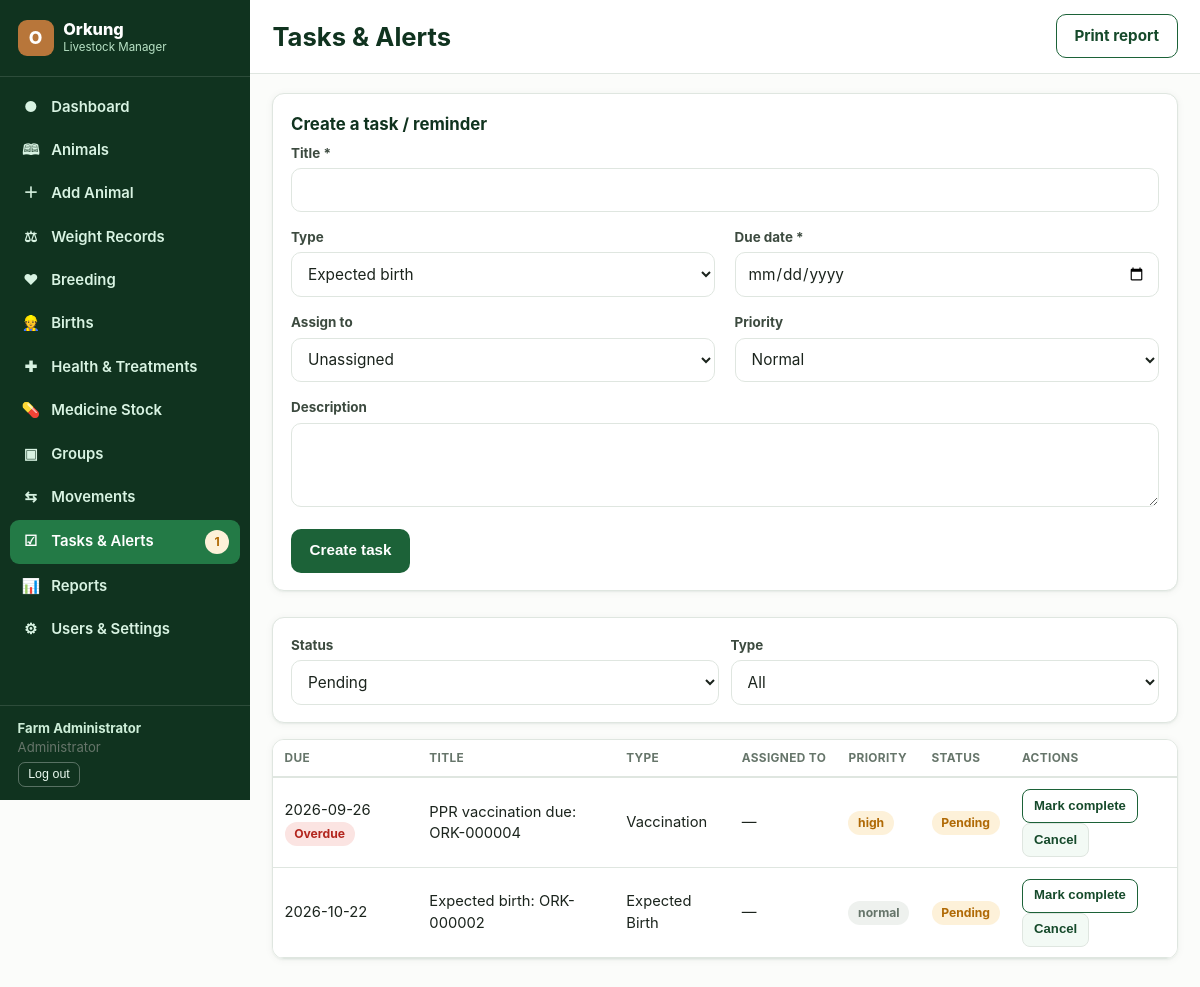
Page /tasks (signed in) on the committed database.
### tables this page shows
CREATE TABLE users (
    id INTEGER PRIMARY KEY AUTOINCREMENT,
    username TEXT NOT NULL UNIQUE,
    password_hash TEXT NOT NULL,
    full_name TEXT NOT NULL,
    email TEXT,
    role TEXT NOT NULL CHECK(role IN ('admin','manager','worker','viewer','vet')),
    active INTEGER NOT NULL DEFAULT 1,
    created_at TEXT NOT NULL DEFAULT (datetime('now')),
    last_login TEXT
);

CREATE TABLE tasks (
    id INTEGER PRIMARY KEY AUTOINCREMENT,
    task_type TEXT NOT NULL,
    title TEXT NOT NULL,
    description TEXT,
    related_entity_type TEXT,
    related_entity_id INTEGER,
    related_group_id INTEGER REFERENCES groups_(id),
    due_date TEXT NOT NULL,
    assigned_to INTEGER REFERENCES users(id),
    priority TEXT NOT NULL DEFAULT 'normal' CHECK(priority IN ('normal','high','urgent')),
    status TEXT NOT NULL DEFAULT 'pending' CHECK(status IN ('pending','completed','cancelled')),
    completed_at TEXT,
    completed_by INTEGER REFERENCES users(id),
    created_by INTEGER REFERENCES users(id),
    created_at TEXT NOT NULL DEFAULT (datetime('now'))
);

### blueprints/tasks.py (the view)
@bp.route("")
@auth.login_required
def index():
    status = request.args.get("status", "pending")
    ttype = request.args.get("type")
    assigned_to = request.args.get("assigned_to", type=int)
    where = ["1=1"]; args = []
    if status != "all":
        where.append("t.status=?"); args.append(status)
    if ttype:
        where.append("t.task_type=?"); args.append(ttype)
    if assigned_to:
        where.append("t.assigned_to=?"); args.append(assigned_to)
    rows = db.query(
        f"SELECT t.*, u.full_name AS assignee, c.full_name AS completer FROM tasks t "
        f"LEFT JOIN users u ON u.id=t.assigned_to LEFT JOIN users c ON c.id=t.completed_by "
        f"WHERE {' AND '.join(where)} ORDER BY (t.status='pending') DESC, t.due_date", tuple(args))
    return render_template("tasks_index.html", rows=rows, status=status, ttype=ttype, assigned_to=assigned_to,
                           task_types=TASK_TYPES, users=helpers.user_options(), today=db.today_str())

### auth.py (called while the page is built)
def load_logged_in_user():
    uid = session.get("user_id")
    if uid is None:
        g.user = None
    else:
        g.user = db.query("SELECT * FROM users WHERE id=? AND active=1", (uid,), one=True)
        if g.user is None:
            session.clear()

def login_required(view):
    @wraps(view)
    def wrapped(*args, **kwargs):
        if g.user is None:
            if request.path.startswith("/api/"):
                abort(401)
            return redirect(url_for("auth.login", next=request.path))
        return view(*args, **kwargs)
    return wrapped

def visible_sections(role):
    return NAV_SECTIONS.get(role, set())

### db.py (called while the page is built)
def get_db():
    if "db" not in g:
        g.db = sqlite3.connect(
            current_app.config["DATABASE"],
            detect_types=sqlite3.PARSE_DECLTYPES,
        )
        g.db.row_factory = sqlite3.Row
        g.db.execute("PRAGMA foreign_keys = ON")
    return g.db

def query(sql, args=(), one=False):
    cur = get_db().execute(sql, args)
    rows = cur.fetchall()
    cur.close()
    if one:
        return rows[0] if rows else None
    return rows

def today_str():
    return date.today().isoformat()

### helpers.py (called while the page is built)
def user_options():
    return db.query("SELECT * FROM users WHERE active=1 ORDER BY full_name")

### templates/tasks_index.html (shortened to what this page needs)
{% extends "base.html" %}
{% block heading %}Tasks &amp; Alerts{% endblock %}
{% block topbar_actions %}<a class="btn secondary" href="{{ url_for('reports.tasks_report') }}">Print report</a>{% endblock %}
{% block content %}
{% if current_user.role in ('admin','manager') %}
<div class="card section">
  <h3>Create a task / reminder</h3>
  <form method="post" action="{{ url_for('tasks.add') }}" class="form-grid">
    <div class="field" style="grid-column:1/-1;"><label>Title *</label><input type="text" name="title" required></div>
    <div class="field"><label>Type</label><select name="task_type">{% for v,l in task_types %}<option value="{{ v }}">{{ l }}</option>{% endfor %}</select></div>
    <div class="field"><label>Due date *</label><input type="date" name="due_date" required></div>
    <div class="field"><label>Assign to</label><select name="assigned_to"><option value="">Unassigned</option>{% for u in users %}<option value="{{ u.id }}">{{ u.full_name }}</option>{% endfor %}</select></div>
    <div class="field"><label>Priority</label><select name="priority"><option value="normal">Normal</option><option value="high">High</option><option value="urgent">Urgent</option></select></div>
    <div class="field" style="grid-column:1/-1;"><label>Description</label><textarea name="description"></textarea></div>
    <div><button class="btn" type="submit">Create task</button></div>
  </form>
</div>
{% endif %}
<form class="toolbar card" method="get">
  <div class="field"><label>Status</label>
    <select name="status" onchange="this.form.submit()">
      <option value="pending" {{ 'selected' if status=='pending' }}>Pending</option>
    </select>
  </div>
  <div class="field"><label>Type</label>
    <select name="type" onchange="this.form.submit()"><option value="">All</option>
    </select>
  </div>
</form>
<div class="table-wrap">
<table class="data">
  <thead><tr><th>Due</th><th>Title</th><th>Type</th><th>Assigned to</th><th>Priority</th><th>Status</th><th>Actions</th></tr></thead>
  <tbody>
  {% for t in rows %}
  <tr>
    <td data-label="Due">{{ t.due_date }} {% if t.status=='pending' and t.due_date < today %}<span class="pill red">Overdue</span>{% endif %}</td>
    <td data-label="Title">{{ t.title }}</td>
    <td data-label="Type">{{ t.task_type.replace('_',' ')|title }}</td>
    <td data-label="Assigned to">{{ t.assignee or '—' }}</td>
    <td data-label="Priority"><span class="pill {{ 'red' if t.priority=='urgent' else ('amber' if t.priority=='high' else 'gray') }}">{{ t.priority }}</span></td>
    <td data-label="Status">
      {% if t.status == 'completed' %}<span class="pill green">Completed {{ t.completed_at|fmtdate }}{% if t.completer %} by {{ t.completer }}{% endif %}</span>
      {% elif t.status == 'cancelled' %}<span class="pill gray">Cancelled</span>
      {% else %}<span class="pill amber">Pending</span>{% endif %}
    </td>
    <td data-label="Actions">
      {% if t.status == 'pending' %}
      <form method="post" action="{{ url_for('tasks.complete', task_id=t.id) }}" style="display:inline;">
        <button class="btn small secondary" type="submit">Mark complete</button>
      </form>
      {% if current_user.role in ('admin','manager') %}
      <form method="post" action="{{ url_for('tasks.cancel', task_id=t.id) }}" style="display:inline;">
        <button class="btn small subtle" type="submit" data-confirm="Cancel this task?">Cancel</button>
      </form>
      {% endif %}
      {% endif %}
    </td>
  </tr>
  {% endfor %}
  </tbody>
</table>
</div>
{% endblock %}

### templates/base.html (shortened to what this page needs)
<!doctype html>
<html lang="en">
<head>
<link rel="stylesheet" href="{{ url_for('static', filename='css/style.css') }}">
</head>
<body>
{% macro navlinks() %}
  {% if 'dashboard' in nav %}<a href="{{ url_for('dashboard.index') }}" class="{{ 'active' if request.endpoint=='dashboard.index' }}"><span class="ic">&#9679;</span> Dashboard</a>{% endif %}
  {% if 'animals' in nav %}<a href="{{ url_for('animals.list_view') }}" class="{{ 'active' if request.endpoint and request.endpoint.startswith('animals.') and request.endpoint!='animals.add' }}"><span class="ic">&#128366;</span> Animals</a>{% endif %}
  {% if 'add_animal' in nav %}<a href="{{ url_for('animals.add') }}" class="{{ 'active' if request.endpoint=='animals.add' }}"><span class="ic">&#65291;</span> Add Animal</a>{% endif %}
  {% if 'weights' in nav %}<a href="{{ url_for('weights.index') }}" class="{{ 'active' if request.endpoint and request.endpoint.startswith('weights.') }}"><span class="ic">&#9878;</span> Weight Records</a>{% endif %}
  {% if 'breeding' in nav %}<a href="{{ url_for('breeding.index') }}" class="{{ 'active' if request.endpoint=='breeding.index' }}"><span class="ic">&#9829;</span> Breeding</a>{% endif %}
  {% if 'births' in nav %}<a href="{{ url_for('breeding.births') }}" class="{{ 'active' if request.endpoint=='breeding.births' }}"><span class="ic">&#128119;</span> Births</a>{% endif %}
  {% if 'health' in nav %}<a href="{{ url_for('health.index') }}" class="{{ 'active' if request.endpoint and request.endpoint.startswith('health.') }}"><span class="ic">&#10010;</span> Health &amp; Treatments</a>{% endif %}
  {% if 'health' in nav %}<a href="{{ url_for('stock.index') }}" class="{{ 'active' if request.endpoint and request.endpoint.startswith('stock.') }}"><span class="ic">&#128138;</span> Medicine Stock</a>{% endif %}
  {% if 'groups' in nav %}<a href="{{ url_for('groups.index') }}" class="{{ 'active' if request.endpoint=='groups.index' }}"><span class="ic">&#9635;</span> Groups</a>{% endif %}
  {% if 'movements' in nav %}<a href="{{ url_for('groups.movements') }}" class="{{ 'active' if request.endpoint=='groups.movements' }}"><span class="ic">&#8646;</span> Movements</a>{% endif %}
  {% if 'tasks' in nav %}<a href="{{ url_for('tasks.index') }}" class="{{ 'active' if request.endpoint and request.endpoint.startswith('tasks.') }}"><span class="ic">&#9745;</span> Tasks &amp; Alerts {% if pending_tasks %}<span class="pill amber" style="margin-left:auto">{{ pending_tasks }}</span>{% endif %}</a>{% endif %}
  {% if 'reports' in nav %}<a href="{{ url_for('reports.index') }}" class="{{ 'active' if request.endpoint and request.endpoint.startswith('reports.') }}"><span class="ic">&#128202;</span> Reports</a>{% endif %}
  {% if 'admin' in nav %}<a href="{{ url_for('admin.users') }}" class="{{ 'active' if request.endpoint and request.endpoint.startswith('admin.') }}"><span class="ic">&#9881;</span> Users &amp; Settings</a>{% endif %}
{% endmacro %}
{% if current_user %}
<div class="app-shell">
  <aside class="sidebar" id="desktopSidebar">
    <div class="brand"><div class="mark">O</div><div><div class="name">Orkung</div><div class="tag">Livestock Manager</div></div></div>
    <nav>{{ navlinks() }}</nav>
    <div class="footer-user">
      <div><strong>{{ current_user.full_name }}</strong></div>
      <div class="muted">{{ role_labels[current_user.role] }}</div>
      <form method="post" action="{{ url_for('auth.logout') }}"><button type="submit">Log out</button></form>
    </div>
  </aside>
  <div class="main">
    <div class="topbar">
      <h1>{% block heading %}{% endblock %}</h1>
      <div class="btn-row no-print">{% block topbar_actions %}{% endblock %}</div>
    </div>
    <div class="content">
      {% block content %}{% endblock %}
    </div>
  </div>
</div>
{% else %}
  {% block guest_content %}{% endblock %}
{% endif %}
</body>
</html>

### rows in the picture
users: full_name "Farm Administrator", role "Administrator"
tasks: due_date "2026-09-26", status "Overdue", title "PPR vaccination due: ORK-000004", task_type.replace "Vaccination", assignee "—", priority "high"
tasks: due_date "2026-10-22", title "Expected birth: ORK-000002", task_type.replace "Expected Birth", assignee "—", priority "normal", status "Pending"

### other values in the picture
{{ pending_tasks }} "1"
form field task_type "Expected birth"
